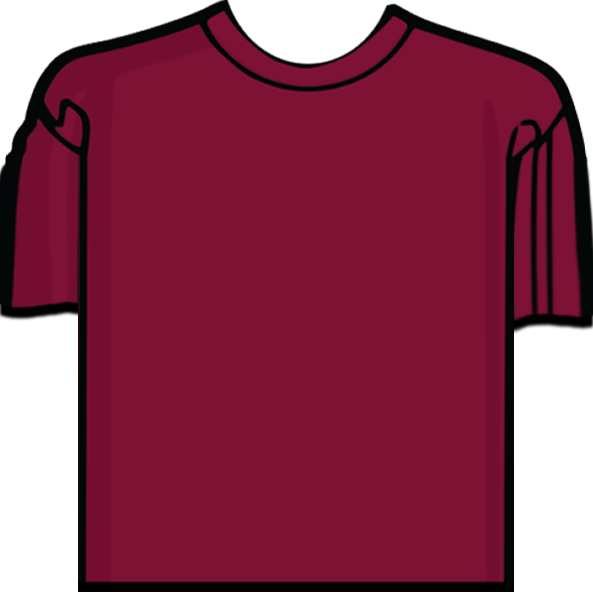
#> input picture week8/shirtificate/shirtificate.png, 593 x 592 px
$ python shirtificate.py imagem_redimensionada.png
#> lines starting #> are read from the running program, lines starting #| are printed output that depends on the picture
from sys import argv, exit, path
from PIL import Image, ImageOps, ImageDraw, ImageFont
from fpdf import FPDF

def main():
    image_path= Image.open(image_maker())
    width, height= image_path.size
    print(width,height)
    pdf_width = 210* 2.83
    pdf_height = 297 * 3.78

    new_width = 200
    aspect_ratio = image_path.height / image_path.width
    new_height = int(new_width * aspect_ratio)

    # Redimensionar a imagem mantendo a proporção
    resized_image = image_path.resize((new_width, new_height))
    resized_image_path = 'imagem_redimensionada.png'
    resized_image.save(resized_image_path)
    # Calcular a posição da imagem para centralizá-la
    image_x = (pdf_width - new_width) / 2
    image_y = 100
    pdf = FPDF('P','pt','A4')
    pdf.add_page()

    # Adicionar o texto acima da imagem
    pdf.set_font("Arial", size=12)
    pdf.multi_cell(0, 20, 'CS50 Shirtificate', align='C')

    # Adicionar a imagem ao PDF
    pdf.image(resized_image_path,x= image_x, y=image_y)

    # Salvar o PDF
    output_pdf_path = 'shirtificate.pdf'
    pdf.output(output_pdf_path)


def image_maker():
    image= Image.open('shirtificate.png')
#> image is the input picture: PIL image 593x592 RGBA; mean R, G, B, A 127.8, 52.5, 77.3, 203.3
    width, height= image.size
#> width = 593; height = 592
    print(width, height)
#| 593 592
    draw= ImageDraw.Draw(image)
    text= input("Name: ")
#> the answer given: shirtificate.png
    text= text + ' took CS50'
    font_size = 30
    font = ImageFont.truetype("DejaVuSans-Bold.ttf", font_size)
    position= (150,110)
    draw.text(position, text, (255, 255, 255), font=font)
    image_path= 'shirt.png'
    image.save(image_path)
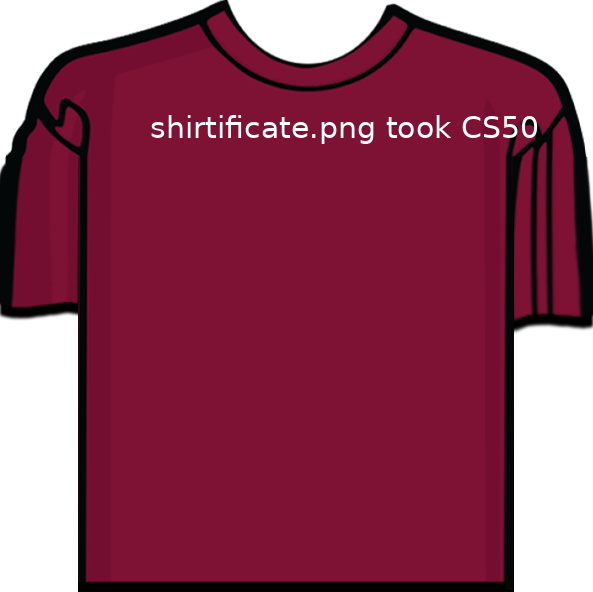
#> saved as shirt.png: PIL image 593x592 RGBA; mean R, G, B, A 128.8, 54.3, 78.8, 203.3; transparent parts drawn white
    return image_path


if __name__ == "__main__":
    main()
#| 593 592
#> in main, `resized_image = image_path.resize((new_width, new_height))`:
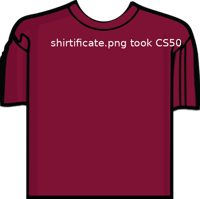
#> resized_image: PIL image 200x199 RGBA; mean R, G, B, A 89.5, 15.1, 39.6, 203.3; transparent parts drawn white
#> (the call stopped at in main, `pdf = FPDF('P','pt','A4')`: fpdf is not available in this run)
